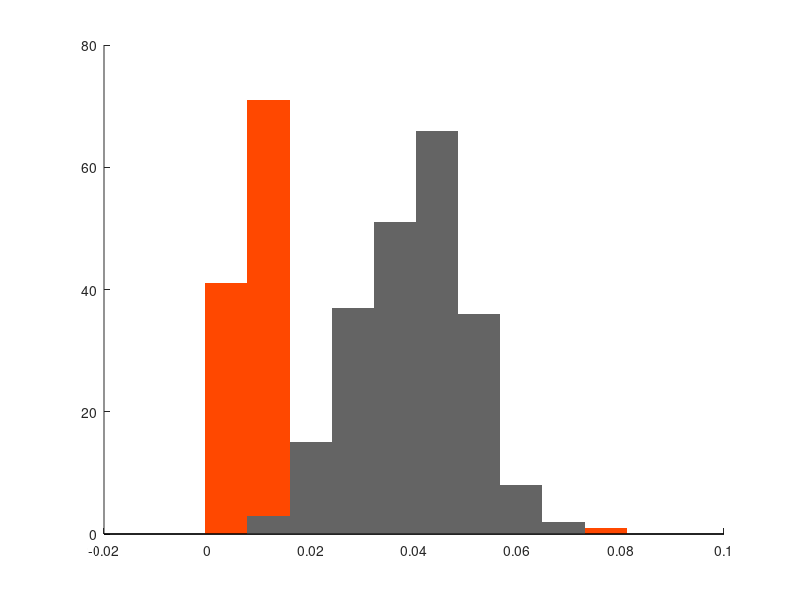
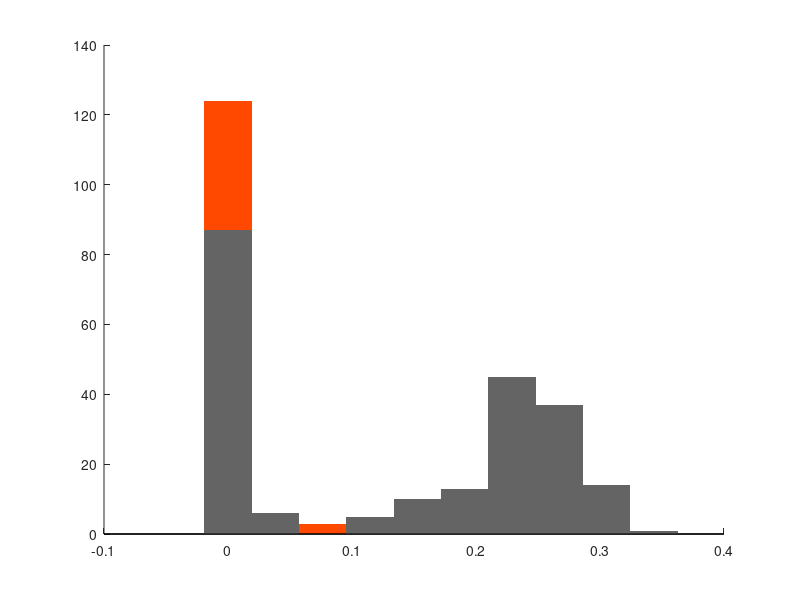
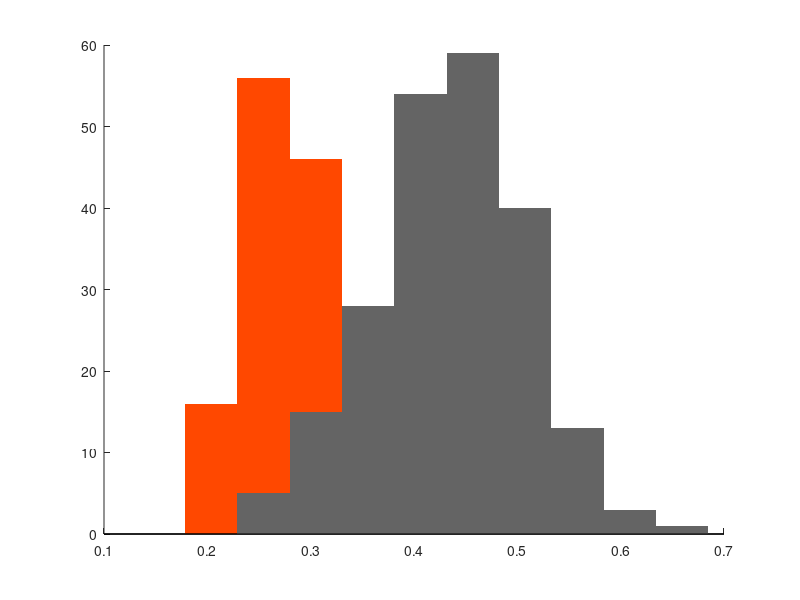
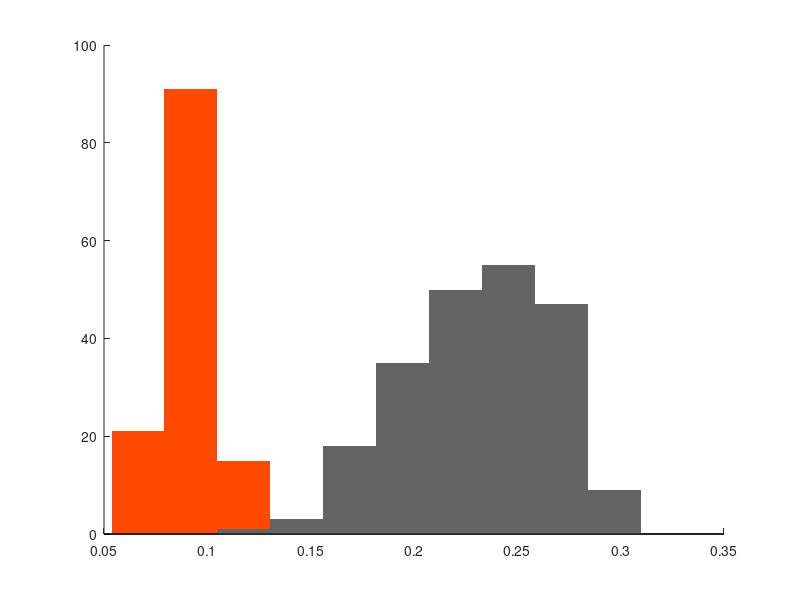

The MATLAB source for these figures, in order:
ob = csvread('cachedFeatures.csv');
true_ob = ob(ob(:, 4) == 1, :);
false_ob = ob(ob(:, 4) == 0, :);

freecolor = [255 72 0] /255;
takencolor = [100 100 100] /255;

for var = 5:10
  minv = min(ob(:,var));
  maxv = max(ob(:,var));
  bins = linspace(minv,maxv,10);

  [n2,x2] = hist(true_ob(:,var),bins);
  [n3,x3] = hist(false_ob(:,var),bins);

  figure;
  hold on;
  
  h3 = bar(x3,n3,'facecolor',freecolor ,'BarWidth', 1,'edgecolor','none');
  h2 = bar(x2,n2,'facecolor',takencolor,'BarWidth', 1,'edgecolor','none');
  %,'facealpha', 0.80
  %,'facealpha', 0.40
  hold off;
end
